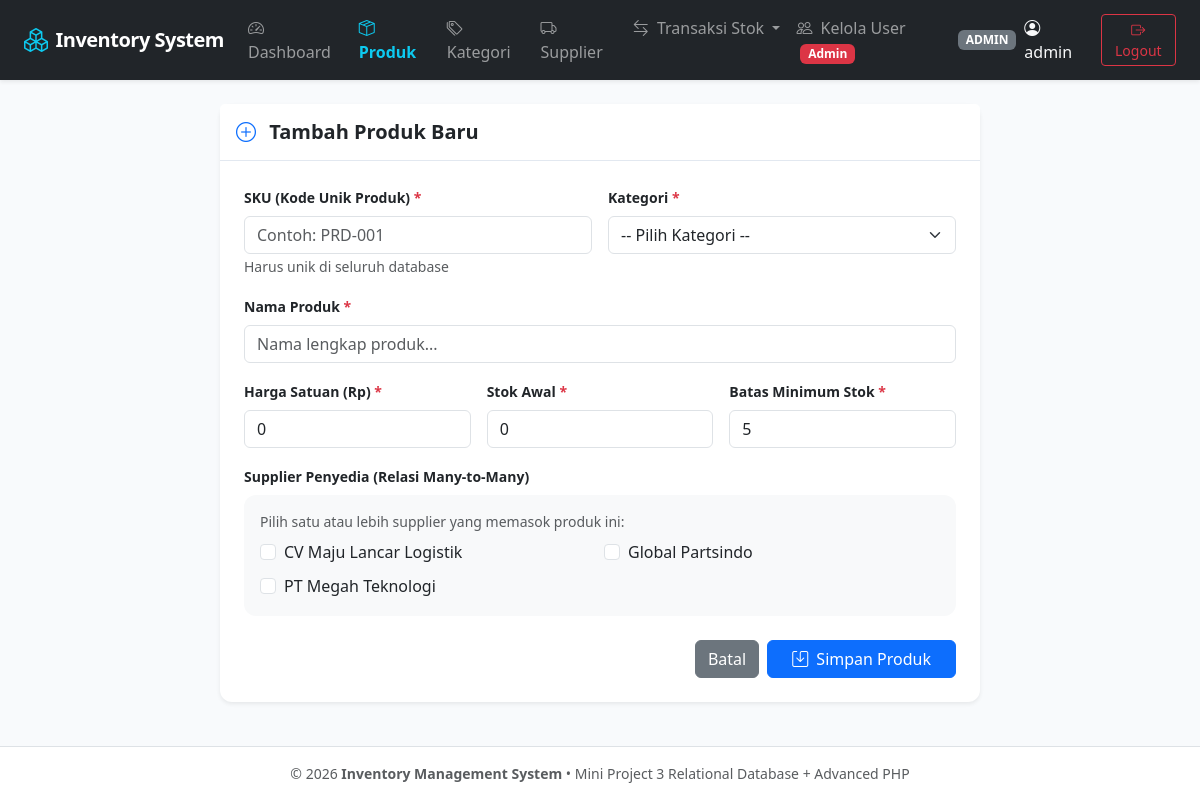
Screenshot of /public/products/create.php (signed in) with the database file from the repository.
### tables this page shows
CREATE TABLE IF NOT EXISTS suppliers (
    id INT AUTO_INCREMENT PRIMARY KEY,
    name VARCHAR(150) NOT NULL,
    contact_person VARCHAR(100) DEFAULT NULL,
    phone VARCHAR(20) DEFAULT NULL,
    email VARCHAR(100) DEFAULT NULL,
    address TEXT DEFAULT NULL,
    created_at TIMESTAMP DEFAULT CURRENT_TIMESTAMP
);

### helpers/escape.php (called while the page is built, shortened)
<?php
if (!function_exists('e')) {
    function e($value) {
        return htmlspecialchars((string)$value, ENT_QUOTES, 'UTF-8');
    }
}

### public/products/create.php (the view, shortened to what this page needs)
<?php
require_once __DIR__ . '/../../config/database.php';
require_once __DIR__ . '/../../helpers/escape.php';
$suppliers = $pdo->query("SELECT id, name FROM suppliers ORDER BY name ASC")->fetchAll();
include __DIR__ . '/../../views/header.php';
?>
<div class="row justify-content-center">
    <div class="col-lg-8">
        <div class="card shadow-sm border-0">
            <div class="card-header bg-white py-3">
                <h5 class="fw-bold mb-0"><i class="bi bi-plus-circle text-primary me-2"></i> Tambah Produk Baru</h5>
            </div>
            <div class="card-body p-4">
                <form method="POST" action="">
                    <div class="row g-3">
                        <div class="col-md-6">
                            <label class="form-label fw-semibold small">SKU (Kode Unik Produk) <span class="text-danger">*</span></label>
                            <input type="text" name="sku" class="form-control" required placeholder="Contoh: PRD-001" value="<?= isset($_POST['sku']) ? e($_POST['sku']) : '' ?>">
                            <small class="text-muted">Harus unik di seluruh database</small>
                        </div>
                        <div class="col-md-6">
                            <label class="form-label fw-semibold small">Kategori <span class="text-danger">*</span></label>
                            <select name="category_id" class="form-select" required>
                                <option value="">-- Pilih Kategori --</option>
                            </select>
                        </div>
                        <div class="col-12">
                            <label class="form-label fw-semibold small">Nama Produk <span class="text-danger">*</span></label>
                            <input type="text" name="name" class="form-control" required placeholder="Nama lengkap produk..." value="<?= isset($_POST['name']) ? e($_POST['name']) : '' ?>">
                        </div>
                        <div class="col-md-4">
                            <label class="form-label fw-semibold small">Harga Satuan (Rp) <span class="text-danger">*</span></label>
                            <input type="number" step="0.01" name="price" class="form-control" required min="0" placeholder="0" value="<?= isset($_POST['price']) ? e($_POST['price']) : '0' ?>">
                        </div>
                        <div class="col-md-4">
                            <label class="form-label fw-semibold small">Stok Awal <span class="text-danger">*</span></label>
                            <input type="number" name="stock" class="form-control" required min="0" placeholder="0" value="<?= isset($_POST['stock']) ? e($_POST['stock']) : '0' ?>">
                        </div>
                        <div class="col-md-4">
                            <label class="form-label fw-semibold small">Batas Minimum Stok <span class="text-danger">*</span></label>
                            <input type="number" name="minimum_stock" class="form-control" required min="1" placeholder="5" value="<?= isset($_POST['minimum_stock']) ? e($_POST['minimum_stock']) : '5' ?>">
                        </div>
                        <div class="col-12 mt-3">
                            <label class="form-label fw-semibold small">Supplier Penyedia (Relasi Many-to-Many)</label>
                            <div class="card p-3 bg-light border-0">
                                <small class="text-muted mb-2 d-block">Pilih satu atau lebih supplier yang memasok produk ini:</small>
                                <div class="row g-2">
                                    <?php foreach ($suppliers as $sup): ?>
                                    <div class="col-md-6">
                                        <div class="form-check">
                                            <input class="form-check-input" type="checkbox" name="supplier_ids[]" value="<?= $sup['id'] ?>" id="sup_<?= $sup['id'] ?>"
                                                <?= (isset($_POST['supplier_ids']) && in_array($sup['id'], $_POST['supplier_ids'])) ? 'checked' : '' ?>>
                                            <label class="form-check-label" for="sup_<?= $sup['id'] ?>">
                                                <?= e($sup['name']) ?>
                                            </label>
                                        </div>
                                    </div>
                                    <?php endforeach; ?>
                                </div>
                            </div>
                        </div>
                        <div class="col-12 d-flex justify-content-end gap-2 mt-4">
                            <a href="/inventory-app/public/products/index.php" class="btn btn-secondary">Batal</a>
                            <button type="submit" class="btn btn-primary px-4">
                                <i class="bi bi-save me-1"></i> Simpan Produk
                            </button>
                        </div>
                    </div>
                </form>
            </div>
        </div>
    </div>
</div>
<?php include __DIR__ . '/../../views/footer.php'; ?>

### views/header.php (style rules this page uses)
body { background-color: #f8fafc; font-family: system-ui, -apple-system, "Segoe UI", Roboto, sans-serif; }
.card { border: 1px solid #e2e8f0; border-radius: 0.75rem; }
.card-header { background-color: #ffffff; border-bottom: 1px solid #e2e8f0; font-weight: 600; }

### rows the page displays
suppliers: name "CV Maju Lancar Logistik"
suppliers: name "Global Partsindo"
suppliers: name "PT Megah Teknologi"

### other values shown
$user['role'] "ADMIN"
$user['username'] "admin"
